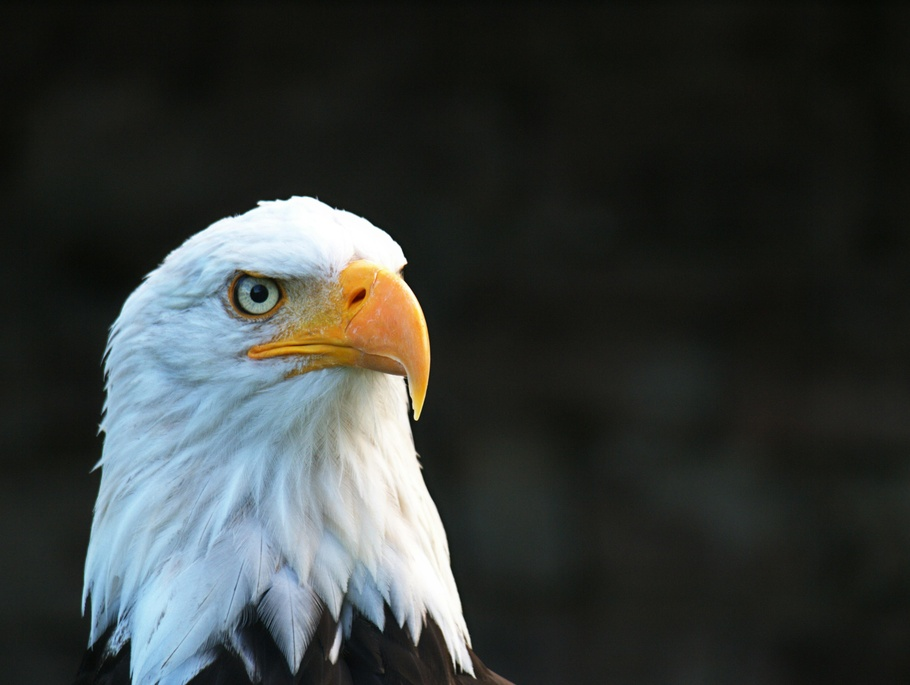
#> input picture images/adler.jpeg, 910 x 685 px, shrunk from 3720 x 2800 before the run; its folder holds 4 pictures in this run
$ python image_compression.py
#> lines starting #> are read from the running program, lines starting #| are printed output that depends on the picture
import os
import io
import zlib
import lzma
import numpy as np
from PIL import Image
import matplotlib.pyplot as plt

def compress_with_lzw(data):
    with io.BytesIO() as output:
        tiff_image = Image.fromarray(data)
        tiff_image.save(output, format='TIFF', compression='tiff_lzw')
        return output.getvalue()

def compress_with_deflate(data):
    return zlib.compress(data, level=9)

def compress_with_lzma(data):
    return lzma.compress(data)

def calculate_compression_ratio(original_size, compressed_size):
    return original_size / compressed_size if compressed_size != 0 else 0

def format_size(size):
    for unit in ['Bytes', 'KB', 'MB', 'GB', 'TB']:
        if size < 1024.0:
            return f"{size:.2f} {unit}"
        size /= 1024.0

def process_images(directory):
#> called with directory = 'images'
    filenames = []
    lzw_ratios = []
    deflate_ratios = []
    lzma_ratios = []

    for filename in os.listdir(directory):
        if filename.lower().endswith(('.png', '.jpg', '.jpeg', '.bmp', '.tiff')):
            filepath = os.path.join(directory, filename)
            image = Image.open(filepath)
#> image is the input picture: PIL image 910x685 RGB; mean R, G, B 54.1, 58.9, 57
            original_size = os.path.getsize(filepath)

            # Extract RGB values as raw data
            rgb_data = np.array(image.convert('RGB'))
            raw_data = rgb_data.tobytes()

            # Kompression mit LZW
            lzw_compressed = compress_with_lzw(rgb_data)
            lzw_ratio = calculate_compression_ratio(len(raw_data), len(lzw_compressed))
#> lzw_ratio = 1.74
            lzw_ratios.append(lzw_ratio)

            # Kompression mit DEFLATE
            deflate_compressed = compress_with_deflate(raw_data)
            deflate_ratio = calculate_compression_ratio(len(raw_data), len(deflate_compressed))
#> deflate_ratio = 2.6
            deflate_ratios.append(deflate_ratio)

            # Kompression mit LZMA
            lzma_compressed = compress_with_lzma(raw_data)
            lzma_ratio = calculate_compression_ratio(len(raw_data), len(lzma_compressed))
#> lzma_ratio = 3.35
            lzma_ratios.append(lzma_ratio)

            filenames.append(filename)
            print(f"Datei: {filename}")
            print(f"  Originalgröße: {format_size(original_size)}")
            print(f"  LZW komprimierte Größe: {format_size(len(lzw_compressed))}")
#|   LZW komprimierte Größe: 1.03 MB
            print(f"  LZW Verdichtungsverhältnis: {lzw_ratio:.2f}")
#|   LZW Verdichtungsverhältnis: 1.74
            print(f"  DEFLATE komprimierte Größe: {format_size(len(deflate_compressed))}")
#|   DEFLATE komprimierte Größe: 702.47 KB
            print(f"  DEFLATE Verdichtungsverhältnis: {deflate_ratio:.2f}")
#|   DEFLATE Verdichtungsverhältnis: 2.60
            print(f"  LZMA komprimierte Größe: {format_size(len(lzma_compressed))}")
#|   LZMA komprimierte Größe: 545.02 KB
            print(f"  LZMA Verdichtungsverhältnis: {lzma_ratio:.2f}")
#|   LZMA Verdichtungsverhältnis: 3.35

    # Plotting the compression ratios for each file
    x = np.arange(len(filenames))
    width = 0.2

    fig, ax = plt.subplots(figsize=(12, 8))
    ax.bar(x - width, lzw_ratios, width, label='LZW', color='blue')
    ax.bar(x, deflate_ratios, width, label='DEFLATE', color='green')
    ax.bar(x + width, lzma_ratios, width, label='LZMA', color='red')

    ax.set_xlabel('Dateien')
    ax.set_ylabel('Verdichtungsverhältnis')
    ax.set_title('Verdichtungsverhältnisse der verschiedenen Kompressionsalgorithmen')
    ax.set_xticks(x)
    ax.set_xticklabels(filenames, rotation=45, ha='right')
    ax.legend()

    plt.tight_layout()
    plt.show()
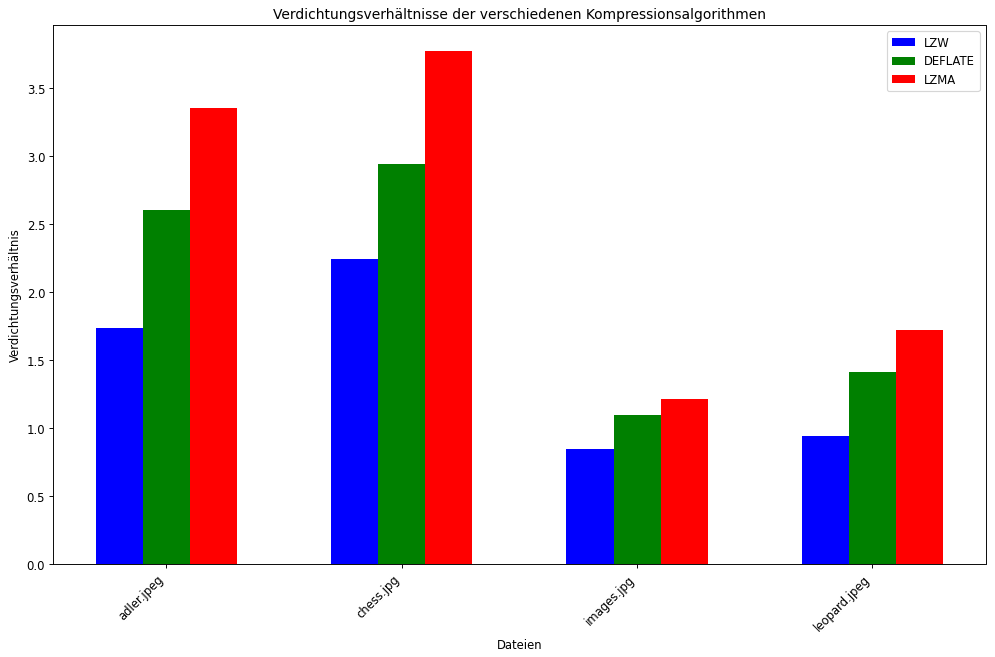
#> figure drawn by matplotlib, 1 panel; tallest bar 2.24 high, from x = 0.7 to 0.9; tallest bar 2.94 high, from x = 0.9 to 1.1; tallest bar 3.77 high, from x = 1.1 to 1.3

if __name__ == "__main__":
    directory = 'images'
    process_images(directory)
